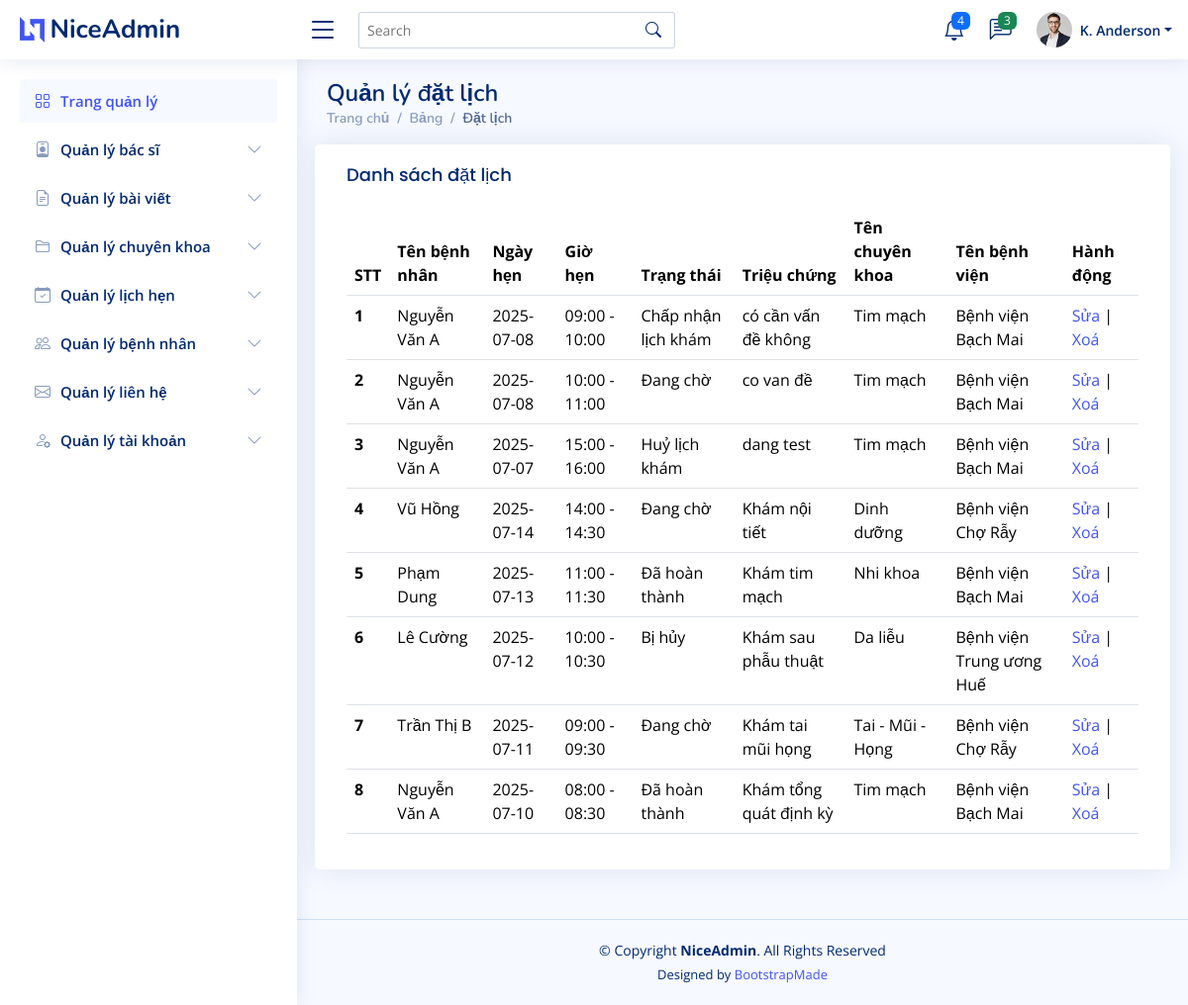
Page /admin/index.php?act=list_lichhen on the committed database.
### tables this page shows
CREATE TABLE `appointments` (
  `appointment_id` int NOT NULL AUTO_INCREMENT,
  `patient_id` int DEFAULT NULL,
  `doctor_id` int DEFAULT NULL,
  `appointment_date` date DEFAULT NULL,
  `appointment_time` varchar(100) DEFAULT NULL,
  `appointment_status` varchar(45) DEFAULT 'Đang chờ',
  `created_at` date DEFAULT NULL,
  `app_describe` text,
  `hospital_id` int DEFAULT NULL,
  `specializations_id` int DEFAULT NULL,
  PRIMARY KEY (`appointment_id`)
);

CREATE TABLE `patient_record` (
  `patient_id` int NOT NULL AUTO_INCREMENT,
  `patient_name` varchar(100) DEFAULT NULL,
  `pa_address` varchar(255) DEFAULT NULL,
  `date_of_birth` date DEFAULT NULL,
  `gender` char(10) DEFAULT NULL,
  `phone_number` varchar(20) DEFAULT NULL,
  `user_id` int DEFAULT NULL,
  `pa_img` varchar(255) DEFAULT NULL,
  PRIMARY KEY (`patient_id`)
);

CREATE TABLE `specializations` (
  `specializations_id` int NOT NULL AUTO_INCREMENT,
  `specialization_name` varchar(125) DEFAULT NULL,
  `description` text,
  PRIMARY KEY (`specializations_id`)
);

CREATE TABLE `hospital` (
  `hospital_id` int NOT NULL AUTO_INCREMENT,
  `hospital_name` varchar(255) DEFAULT NULL,
  `hospital_address` varchar(255) DEFAULT NULL,
  `city` varchar(255) DEFAULT NULL,
  `phone_number` varchar(20) DEFAULT NULL,
  `hospital_email` varchar(255) DEFAULT NULL,
  `specializations` varchar(255) DEFAULT NULL,
  `clinic` varchar(255) DEFAULT NULL,
  PRIMARY KEY (`hospital_id`)
);

### model/ketnoi/lich_hen.php (called while the page is built, shortened)
<?php
    function hienthi_lichhen(){
        $conn= connectdb();
        $sql = "SELECT * FROM appointments a
                INNER JOIN patient_record p ON a.patient_id = p.patient_id
                INNER JOIN doctor d ON a.doctor_id = d.doctor_id
                INNER JOIN hospital ho ON a.hospital_id = ho.hospital_id
                INNER JOIN specializations spe ON a.specializations_id = spe.specializations_id
        ORDER BY appointment_id DESC";
        $stmt = $conn->prepare($sql);
        $stmt->execute();
        $kqlichhen= $stmt->fetchAll();
        return $kqlichhen;
    }
?>

### admin/view/hienthi/dat_lich/lich_hen.php (the view)
<main id="main" class="main">
<div class="pagetitle">
  <h1>Quản lý đặt lịch</h1>
  <nav>
    <ol class="breadcrumb">
      <li class="breadcrumb-item"><a href="index.php?act=trangchu">Trang chủ</a></li>
      <li class="breadcrumb-item">Bảng</li>
      <li class="breadcrumb-item active">Đặt lịch</li>
    </ol>
  </nav>
</div>
<section class="section">
  <div class="row">
      <div class="card">
        <div class="card-body">
          <h5 class="card-title">Danh sách đặt lịch</h5>
          <table class="table datatable">
            <thead>
              <tr>
                <th scope="col">STT</th>
                <th scope="col">Tên bệnh nhân</th>
                <th scope="col">Ngày hẹn</th>
                <th scope="col">Giờ hẹn</th>
                <th scope="col">Trạng thái</th>
                <th scope="col">Triệu chứng</th>
                <th scope="col">Tên chuyên khoa</th>
                <th scope="col">Tên bệnh viện</th>
                <th>Hành động</th>
              </tr>
            </thead>
            <tbody>
              <?php
                if(isset($kqlichhen)&& count($kqlichhen)> 0){
                  $i =1;
                  foreach($kqlichhen as $kq){
                      echo '
                            <tr>
                                <th scope="row">'.$i++.'</th>
                                <td>'.$kq['patient_name'].'</td>
                                <td>'.$kq['appointment_date'].'</td>
                                <td>'.$kq['appointment_time'].'</td>
                                <td>'.$kq['appointment_status'].'</td>
                                <td>'.$kq['app_describe'].'</td>
                                <td>'.$kq['specialization_name'].'</td>
                                <td>'.$kq['hospital_name'].'</td>
                                <td>
                                    <a href="index.php?act=sua_lichhen&appointment_id='.$kq['appointment_id'].'">Sửa</a> |
                                    <a href="index.php?act=del_lichhen&appointment_id='.$kq['appointment_id'].'" onclick="return confirm(\'Bạn có chắc chắn muốn xóa lịch hẹn này không?\')">Xoá</a>
                                </td>
                            </tr>
                        ';
                  }
                }
              ?>
            </tbody>
          </table>
        </div>
    </div>
  </div>
</section>
</main>

### admin/assets/css/style.css (style rules this page uses)
:root { scroll-behavior: smooth; }
body { font-family: "Open Sans", sans-serif; background: #f6f9ff; color: #444444; }
a { color: #4154f1; text-decoration: none; }
h1, h2, h3, h4, h5, h6 { font-family: "Nunito", sans-serif; }
#main { margin-top: 60px; padding: 20px 30px; transition: all 0.3s; }
.pagetitle { margin-bottom: 10px; }
.pagetitle h1 { font-size: 24px; margin-bottom: 0; font-weight: 600; color: #012970; }
.card { margin-bottom: 30px; border: none; border-radius: 5px; box-shadow: 0px 0 30px rgba(1, 41, 112, 0.1); }
.card-title { padding: 20px 0 15px 0; font-size: 18px; font-weight: 500; color: #012970; font-family: "Poppins", sans-serif; }
.card-body { padding: 0 20px 20px 20px; }
.breadcrumb { font-size: 14px; font-family: "Nunito", sans-serif; color: #899bbd; font-weight: 600; }
.breadcrumb a { color: #899bbd; transition: 0.3s; }
.breadcrumb .breadcrumb-item::before { color: #899bbd; }
.breadcrumb .active { color: #51678f; font-weight: 600; }
@media (min-width: 1200px) { #main, #footer { margin-left: 300px; } }

### rows in the picture
appointments: patient.patient_name "Nguyễn Văn A", appointment_date "2025-07-08", appointment_time "09:00 - 10:00", appointment_status "Chấp nhận lịch khám", app_describe "có cần vấn đề không", specializations.specialization_name "Tim mạch", hospital.hospital_name "Bệnh viện Bạch Mai"
appointments: patient.patient_name "Nguyễn Văn A", appointment_date "2025-07-08", appointment_time "10:00 - 11:00", appointment_status "Đang chờ", app_describe "co van đề", specializations.specialization_name "Tim mạch", hospital.hospital_name "Bệnh viện Bạch Mai"
appointments: patient.patient_name "Nguyễn Văn A", appointment_date "2025-07-07", appointment_time "15:00 - 16:00", appointment_status "Huỷ lịch khám", app_describe "dang test", specializations.specialization_name "Tim mạch", hospital.hospital_name "Bệnh viện Bạch Mai"
appointments: patient.patient_name "Vũ Hồng", appointment_date "2025-07-14", appointment_time "14:00 - 14:30", appointment_status "Đang chờ", app_describe "Khám nội tiết", specializations.specialization_name "Dinh dưỡng", hospital.hospital_name "Bệnh viện Chợ Rẫy"
appointments: patient.patient_name "Phạm Dung", appointment_date "2025-07-13", appointment_time "11:00 - 11:30", appointment_status "Đã hoàn thành", app_describe "Khám tim mạch", specializations.specialization_name "Nhi khoa", hospital.hospital_name "Bệnh viện Bạch Mai"
appointments: patient.patient_name "Lê Cường", appointment_date "2025-07-12", appointment_time "10:00 - 10:30", appointment_status "Bị hủy", app_describe "Khám sau phẫu thuật", specializations.specialization_name "Da liễu", hospital.hospital_name "Bệnh viện Trung ương Huế"
appointments: patient.patient_name "Trần Thị B", appointment_date "2025-07-11", appointment_time "09:00 - 09:30", appointment_status "Đang chờ", app_describe "Khám tai mũi họng", specializations.specialization_name "Tai - Mũi - Họng", hospital.hospital_name "Bệnh viện Chợ Rẫy"
appointments: patient.patient_name "Nguyễn Văn A", appointment_date "2025-07-10", appointment_time "08:00 - 08:30", appointment_status "Đã hoàn thành", app_describe "Khám tổng quát định kỳ", specializations.specialization_name "Tim mạch", hospital.hospital_name "Bệnh viện Bạch Mai"
